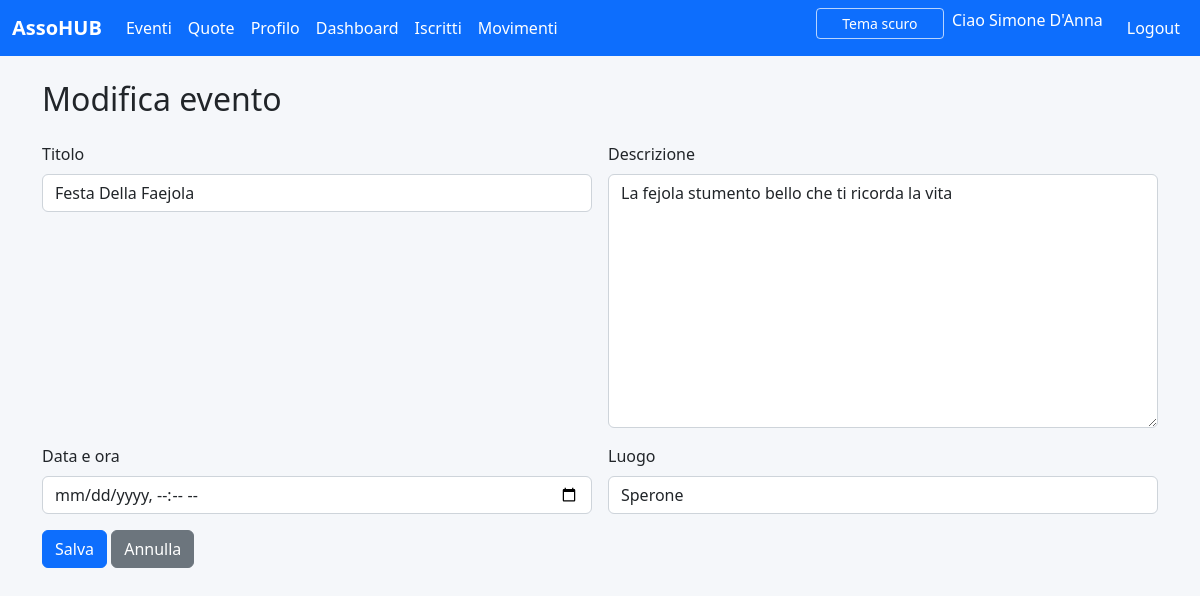
The page /eventi/2/edit/ (signed in) on the database its author committed.
### app/models.py (models this page shows, shortened)
class User(AbstractUser):
    ROLE_ASSOCIATO = Member.ROLE_ASSOCIATO
    ROLE_AMMINISTRATORE = Member.ROLE_AMMINISTRATORE
    ROLE_CHOICES = Member.ROLE_CHOICES
    role = models.CharField(max_length=20, choices=ROLE_CHOICES, default=ROLE_ASSOCIATO)
    member = models.OneToOneField(Member, on_delete=models.CASCADE, related_name="user", blank=True, null=True)
    @property
    def is_administrator(self) -> bool:
        return self.role == self.ROLE_AMMINISTRATORE
    @property
    def display_name(self) -> str:
        try:
            member = self.member
        except Member.DoesNotExist:
            member = None
        if member and member.full_name:
            return member.full_name
        full_name = self.get_full_name()
        return full_name or self.username

class Event(models.Model):
    title = models.CharField(max_length=200)
    description = models.TextField(blank=True)
    date = models.DateTimeField()
    location = models.CharField(max_length=200)
    class Meta:
        ordering = ["date"]

### app/views.py (the view)
# urls.py: path("eventi/<int:pk>/edit/", views.event_update, name="event_update"),
@admin_required
def event_update(request, pk: int):
    event = get_object_or_404(Event, pk=pk)
    if request.method == "POST":
        form = EventForm(request.POST, instance=event)
        if form.is_valid():
            form.save()
            messages.success(request, "Evento aggiornato correttamente.")
            return redirect("events_list")
    else:
        form = EventForm(instance=event)
    return render(request, "events/form.html", {"form": form, "title": "Modifica evento"})

### app/forms.py
class EventForm(BootstrapFormMixin, forms.ModelForm):
    date = forms.DateTimeField(
        label="Data e ora",
        widget=forms.DateTimeInput(attrs={"type": "datetime-local"}),
    )
    class Meta:
        model = Event
        fields = ["title", "description", "date", "location"]
        labels = {
            "title": "Titolo",
            "description": "Descrizione",
            "location": "Luogo",
        }

### app/forms.py (called while the page is built)
    def _apply_bootstrap(self) -> None:
        for field in self.fields.values():
            css_class = field.widget.attrs.get("class", "")
            field.widget.attrs["class"] = f"form-control {css_class}".strip()

### app/utils.py (called while the page is built)
def admin_required(view_func: Callable):
    @wraps(view_func)
    def _wrapped_view(request: HttpRequest, *args, **kwargs) -> HttpResponse:
        user = request.user
        if not user.is_authenticated:
            return redirect(f"{reverse('login')}?next={request.path}")
        if not getattr(user, "is_administrator", False):
            messages.error(request, "Non hai i permessi per accedere a questa sezione.")
            return redirect("home")
        return view_func(request, *args, **kwargs)
    return _wrapped_view

### app/templates/events/form.html (shortened to what this page needs)
{% extends 'base.html' %}
{% block content %}
<h2 class="mb-4">{{ title }}</h2>
<form method="post" class="row g-3">
    {% for field in form %}
    <div class="col-md-6">
        <label class="form-label" for="{{ field.id_for_label }}">{{ field.label }}</label>
        {{ field }}
    </div>
    {% endfor %}
    <div class="col-12">
        <button type="submit" class="btn btn-primary">Salva</button>
        <a href="{% url 'events_list' %}" class="btn btn-secondary">Annulla</a>
    </div>
</form>
{% endblock %}

### app/templates/base.html (shortened to what this page needs)
{% load static %}
<!DOCTYPE html>
<html lang="it">
<head>
    <link rel="stylesheet" href="https://cdn.jsdelivr.net/npm/bootstrap@5.3.3/dist/css/bootstrap.min.css">
    <link rel="stylesheet" href="{% static 'style.css' %}">
</head>
<body>
<nav class="navbar navbar-expand-lg navbar-dark bg-primary mb-4">
    <div class="container-fluid">
        <a class="navbar-brand" href="{% url 'home' %}">AssoHUB</a>
        <div class="collapse navbar-collapse" id="navbarNav">
            <ul class="navbar-nav me-auto">
                {% if user.is_authenticated %}
                <li class="nav-item"><a class="nav-link" href="{% url 'events_list' %}">Eventi</a></li>
                <li class="nav-item"><a class="nav-link" href="{% url 'fees_list' %}">Quote</a></li>
                <li class="nav-item"><a class="nav-link" href="{% url 'profile' %}">Profilo</a></li>
                {% if user.is_administrator %}
                <li class="nav-item"><a class="nav-link" href="{% url 'dashboard' %}">Dashboard</a></li>
                <li class="nav-item"><a class="nav-link" href="{% url 'members_list' %}">Iscritti</a></li>
                <li class="nav-item"><a class="nav-link" href="{% url 'transactions_list' %}">Movimenti</a></li>
                {% endif %}
                {% endif %}
            </ul>
            <ul class="navbar-nav">
                <li class="nav-item">
                    <button type="button" id="theme-toggle" class="btn btn-outline-light btn-sm me-2" aria-pressed="false">Tema scuro</button>
                </li>
                {% if user.is_authenticated %}
                <li class="nav-item"><span class="navbar-text me-3">Ciao {{ user.display_name }}</span></li>
                <li class="nav-item"><a class="nav-link" href="{% url 'logout' %}">Logout</a></li>
                {% else %}
                <li class="nav-item"><a class="nav-link" href="{% url 'login' %}">Login</a></li>
                {% endif %}
            </ul>
        </div>
    </div>
</nav>
<div class="container">
    {% block content %}{% endblock %}
</div>
</body>
</html>

### app/static/style.css (style rules this page uses)
:root { --asso-body-bg: #f5f7fa; --asso-text-color: #212529; --asso-card-bg: #ffffff; --asso-card-border: rgba(0, 0, 0, 0.08); --asso-navbar-bg: #0d6efd; --asso-navbar-text: #ffffff; --asso-error-bg: #fde2e1; --asso-error-border: #dc3545; --asso-error-text: #842029; --asso-input-bg: #ffffff; --asso-input-border: #ced4da; --asso-input-text: #212529; --asso-link-color: #0d6efd; --asso-link-hover: #0b5ed7; }
.navbar-brand { font-weight: bold; }
body { background-color: var(--asso-body-bg); color: var(--asso-text-color); transition: background-color 0.3s ease, color 0.3s ease; min-height: 100vh; }
.navbar { background-color: var(--asso-navbar-bg) !important; transition: background-color 0.3s ease; }
.navbar .navbar-brand, .navbar .nav-link, .navbar .navbar-text { color: var(--asso-navbar-text) !important; transition: color 0.3s ease; }
h1, h2, h3, h4, h5, h6 { color: var(--asso-text-color); }
a { color: var(--asso-link-color); transition: color 0.3s ease; }
.form-control, .form-select { background-color: var(--asso-input-bg); color: var(--asso-input-text); border-color: var(--asso-input-border); transition: background-color 0.3s ease, color 0.3s ease, border-color 0.3s ease, box-shadow 0.3s ease; }
#theme-toggle { min-width: 8rem; color: var(--asso-navbar-text) !important; border-color: rgba(255, 255, 255, 0.7) !important; }

### rows shown on the page
User: display_name "Simone D'Anna"
Event: form "Festa Della Faejola" "La fejola stumento bello che ti ricorda la vita" "Sperone"

### other values the page prints
{{ title }} "Modifica evento"
{{ field.label }} "Titolo" "Descrizione" "Data e ora" "Luogo"
